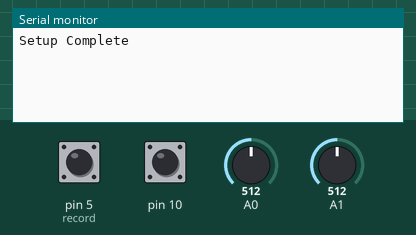
Simulated run of this sketch. Board: Arduino Uno, built with avr-gcc and run on an emulated ATmega328P. Shown: the last lines printed to the serial monitor. Inputs (shaded band) come from the test bench; at power-on: pin 5 (record) LOW, pin 10 LOW, A0 = 512, A1 = 512.

Above: at 2.0 s.
2.1 s: pin 5 (record) pulsed HIGH 2 times (0.12 s each, 0.3 s apart)
At 3.2 s:
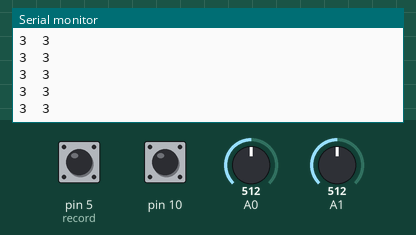
4.2 s: pin 10 pulsed HIGH 2 times (0.12 s each, 0.3 s apart)
At 13.9 s:
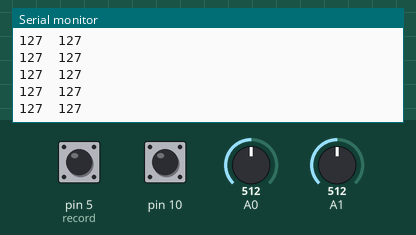
Timing chart, 0 to 15.4 s (numbered marks = the images above; inputs shaded):
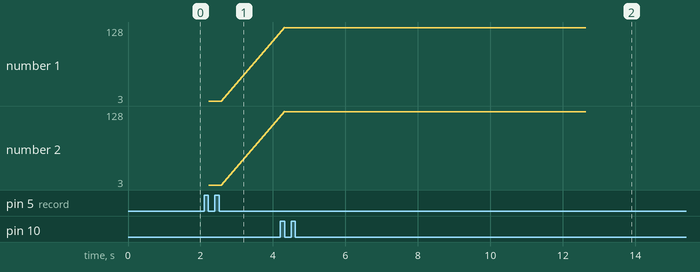

Measured:
- after the input at 2.1 s, the serial monitor: prints a new line after 0.12 s (image 1)
- after the input at 4.2 s, the serial monitor: prints a new line after 0.12 s (image 2)
- plotted number 1: 3 → 127 after the input at 4.2 s
- plotted number 2: 3 → 127 after the input at 4.2 s

The sketch:

controlRecorderDotMatrix0_7.ino
```cpp
const  int sampleRange = 800;

byte xPos[sampleRange];
byte yPos[sampleRange];
byte rangeCount = 0;

const byte record = 5;
//const byte led = 13;
byte recordFlag = 0;
byte recording = 0;
byte play = 0;
int loopBack;
byte listFlag = 0;

int x = 0, y = 0;

const int S0 = 2;
const int S1 = 4;
const int S2 = 7;
const int Ss0 = 8;
const int Ss1 = 12;
const int Ss2 = 13;
byte spin = 0;
unsigned long centre;


unsigned long milliSamp;

void setup(){
  Serial.begin(9600);
  pinMode(S0, OUTPUT);
  pinMode(S1, OUTPUT);
  pinMode(S2, OUTPUT);
  pinMode(Ss0, OUTPUT);
  pinMode(Ss1, OUTPUT);
  pinMode(Ss2, OUTPUT);
  pinMode(10, INPUT);
  //pinMode(led, OUTPUT);
  for(int i = 0; i < sampleRange; i++){
    xPos[i] = 127;
    delay(1);
    yPos[i] = 127;
  }

  pinMode(record, INPUT);
  Serial.print("Setup Complete");
}

void loop(){
  if((digitalRead(10) == HIGH) && (listFlag == 0)){
    //list();
    delay(50);
    listFlag = 1;
  }
  if((digitalRead(10) == LOW) && (listFlag == 1)){
    list();
    listFlag = 0;
  }

  x = analogRead(A0)/4;
  y = analogRead(A1)/4;


  if((digitalRead(record) == HIGH) && (recordFlag == 0)){
    recording = 1;
    recordFlag = 1;
    rangeCount = 0;
    milliSamp = millis();
    delay(50);

  }

  recordSequence();
  playSequence();
  if(play < 1){
    spinCentre();
  }
}


void recordSequence(){
  while(recording == 1){
    if((millis() - milliSamp) >= 8){
      x = analogRead(A0)/4;
      xPos[rangeCount] = x;

      delay(2);
      y = analogRead(A1)/4;
      //Serial.println(xPos[rangeCount]);
      yPos[rangeCount] = y;

      rangeCount = rangeCount++;
      if(rangeCount >= sampleRange){
        recordFlag = 0;
        recording = 0;
        play = 1;
        rangeCount = 0;
      }
      milliSamp = millis();
      spinCentre();
    }
    delay(3);

    if((digitalRead(record) == LOW) && (recordFlag == 1)){
      loopBack = rangeCount;
      recordFlag = 0;
      recording = 0;
      play = 1;
      rangeCount = 0;

    }

    // if(rangeCount > sampleRange){


    //}
  }
}

void playSequence(){
  while(play == 1){
    //digitalWrite(led, HIGH);
    if((millis() - milliSamp) >= 8){
      //Serial.print(xPos[rangeCount]);
      x = xPos[rangeCount];
      y = yPos[rangeCount];
      rangeCount = rangeCount++;
      if(rangeCount > sampleRange){
        rangeCount = 0;
      }
      if(rangeCount >= loopBack){
        rangeCount = 0;
      }
      milliSamp = millis();
      spinCentre();

    }

    Serial.print(x);
    Serial.print("  ");
    Serial.println(y);

    delay(3);
    //spinCentre();

    if((digitalRead(record) == HIGH) && (recordFlag == 0)){
      recordFlag = 1;
      delay(20);
    }
    if((digitalRead(record) == LOW) && (recordFlag == 1)){
      delay(20);
      recordFlag = 0;
      play = 0;
      recording = 0;
      rangeCount = 0;
      //digitalWrite(led, LOW);
    }


  }
}


void spinCentre(){
  if(((x > 124) && (x < 130)) && ((y > 124) && (y < 130))){
    if((millis() - centre) >= 70){
      spin = spin++;
      if(spin > 3){
        spin = 0;
      }
      centre = millis();
    }
    if(spin == 0){
      x = 112;
      y = 112;
    }
    if(spin == 1){
      x = 112;
      y = 140;
    }
    if(spin == 2){
      x = 140;
      y = 140;
    }
    if(spin == 3){
      x = 140;
      y = 112;
    }
  }

  /*
  Serial.print(x);
   Serial.print("  ");
   Serial.print(y);
   Serial.print("  ");
   */

  x = x/32;
  y = y/32;


  mux1();
  mux2();
  //delay(1);
}


void list(){
  for(int j; j < 800; j++){
    Serial.print(xPos[j]);
    Serial.print("  ");
    Serial.println(yPos[j]);
  }
}
```

mux.ino
```cpp
void mux1(){
  if(x == 7){
    digitalWrite(S0, LOW);
    digitalWrite(S1, LOW);
    digitalWrite(S2, LOW);
  }
  if(x == 6){
    digitalWrite(S0, HIGH);
    digitalWrite(S1, LOW);
    digitalWrite(S2, LOW);
  }
  if(x == 5){
    digitalWrite(S0, LOW);
    digitalWrite(S1, HIGH);
    digitalWrite(S2, LOW);
  }
  if(x == 4){
    digitalWrite(S0, HIGH);
    digitalWrite(S1, HIGH);
    digitalWrite(S2, LOW);
  }
  if(x == 3){
    digitalWrite(S0, LOW);
    digitalWrite(S1, LOW);
    digitalWrite(S2, HIGH);
  }
  if(x == 2){
    digitalWrite(S0, HIGH);
    digitalWrite(S1, LOW);
    digitalWrite(S2, HIGH);
  }
  if(x == 1){
    digitalWrite(S0, LOW);
    digitalWrite(S1, HIGH);
    digitalWrite(S2, HIGH);
  }
  if(x == 0){
    digitalWrite(S0, HIGH);
    digitalWrite(S1, HIGH);
    digitalWrite(S2, HIGH);
  }
}


void mux2(){
  if(y == 0){
    digitalWrite(Ss0, LOW);
    digitalWrite(Ss1, LOW);
    digitalWrite(Ss2, LOW);
  }
  if(y == 1){
    digitalWrite(Ss0, HIGH);
    digitalWrite(Ss1, LOW);
    digitalWrite(Ss2, LOW);
  }
  if(y == 2){
    digitalWrite(Ss0, LOW);
    digitalWrite(Ss1, HIGH);
    digitalWrite(Ss2, LOW);
  }
  if(y == 3){
    digitalWrite(Ss0, HIGH);
    digitalWrite(Ss1, HIGH);
    digitalWrite(Ss2, LOW);
  }
  if(y == 4){
    digitalWrite(Ss0, LOW);
    digitalWrite(Ss1, LOW);
    digitalWrite(Ss2, HIGH);
  }
  if(y == 5){
    digitalWrite(Ss0, HIGH);
    digitalWrite(Ss1, LOW);
    digitalWrite(Ss2, HIGH);
  }
  if(y == 6){
    digitalWrite(Ss0, LOW);
    digitalWrite(Ss1, HIGH);
    digitalWrite(Ss2, HIGH);
  }
  if(y == 7){
    digitalWrite(Ss0, HIGH);
    digitalWrite(Ss1, HIGH);
    digitalWrite(Ss2, HIGH);
  }
}
```
